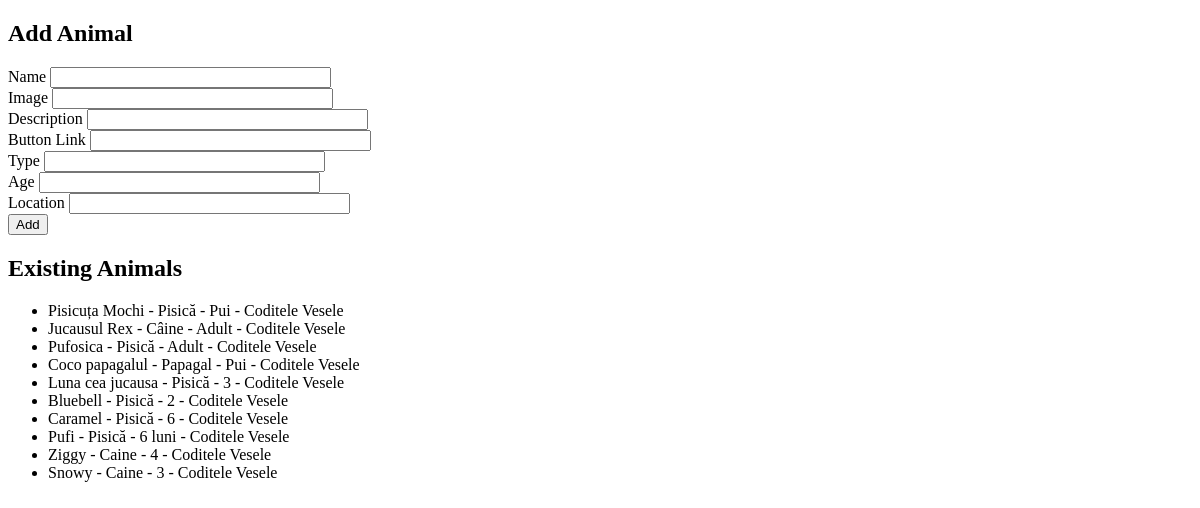
The app's page /add_animal, older data.
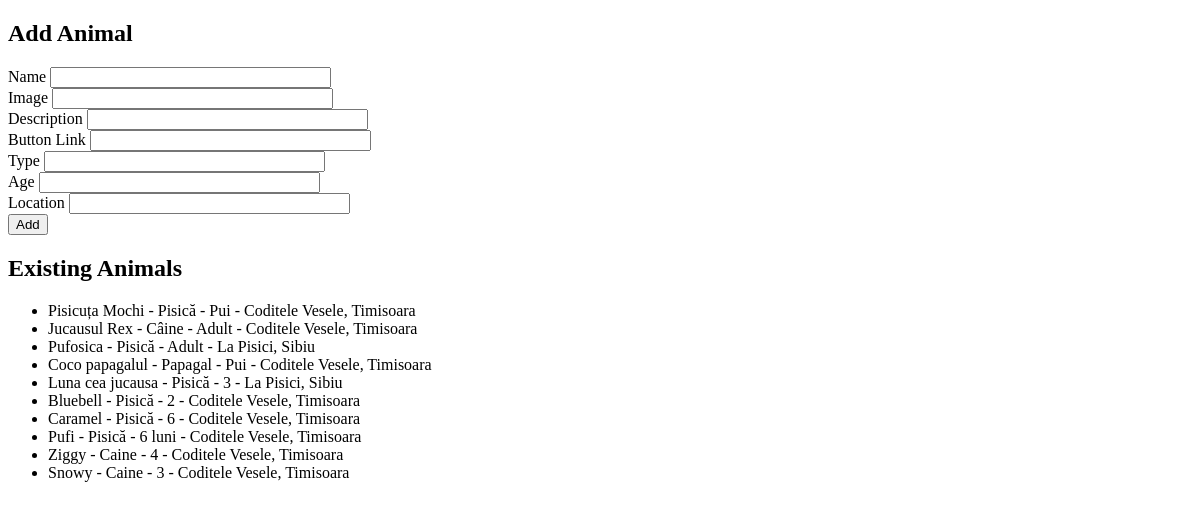
The same page, newer data.
### app.py (models this page shows)
class Animal(db.Model):
    id = db.Column(db.Integer, primary_key=True)
    name = db.Column(db.String(100), nullable=False)
    image = db.Column(db.String(100), nullable=False)
    description = db.Column(db.String(1000), nullable=False)
    history = db.Column(db.String(1000), nullable=True)
    activities = db.Column(db.String(1000), nullable=True)
    relationship = db.Column(db.String(1000), nullable=True)
    special_needs = db.Column(db.String(1000), nullable=True)
    adoption_reason = db.Column(db.String(1000), nullable=True)
    terms = db.Column(db.String(1000), nullable=True)
    button_link = db.Column(db.String(100), nullable=False)
    type = db.Column(db.String(50), nullable=False)
    age = db.Column(db.String(20), nullable=False)
    location = db.Column(db.String(50), nullable=False)
    adopted = db.Column(db.String(5), nullable=True)

### app.py (the view, shortened to what this page needs)
@app.route('/add_animal', methods=['GET', 'POST'])
def add_animal():
    form = AnimalForm()
    animals = Animal.query.all()
    return render_template('add_animal.html', form=form, animals=animals)

### app.py
class AnimalForm(FlaskForm):
    name = StringField('Name', validators=[DataRequired()])
    image = StringField('Image', validators=[DataRequired()])
    description = StringField('Description', validators=[DataRequired()])
    history = StringField('History', validators=[DataRequired()])
    activities = StringField('Activities', validators=[DataRequired()])
    relationship = StringField('Relationship', validators=[DataRequired()])
    special_needs = StringField('Special Needs', validators=[DataRequired()])
    adoption_reason = StringField('Adoption Reason', validators=[DataRequired()])
    terms = StringField('Terms', validators=[DataRequired()])
    button_link = StringField('Button Link', validators=[DataRequired()])
    type = StringField('Type', validators=[DataRequired()])
    age = StringField('Age', validators=[DataRequired()])
    location = StringField('Location', validators=[DataRequired()])
    adopted = StringField('Adopted', validators=[DataRequired()])

### templates/add_animal.html (shortened to what this page needs)
{% extends 'base.html' %}
{% block content %}
    <h2>Add Animal</h2>
    <form method="POST" action="">
        {{ form.name.label }} {{ form.name(size=32) }}<br>
        {{ form.image.label }} {{ form.image(size=32) }}<br>
        {{ form.description.label }} {{ form.description(size=32) }}<br>
        {{ form.button_link.label }} {{ form.button_link(size=32) }}<br>
        {{ form.type.label }} {{ form.type(size=32) }}<br>
        {{ form.age.label }} {{ form.age(size=32) }}<br>
        {{ form.location.label }} {{ form.location(size=32) }}<br>
        <input type="submit" value="Add">
    </form>
    <h2>Existing Animals</h2>
    <ul>
        {% for animal in animals %}
            <li>{{ animal.name }} - {{ animal.type }} - {{ animal.age }} - {{ animal.location }}</li>
        {% endfor %}
    </ul>
{% endblock %}

Row changes from the older to the newer data that the page shows:
changed Animal "Pisicuța Mochi": location "Coditele Vesele" → "Coditele Vesele, Timisoara"
changed Animal "Jucausul Rex": location "Coditele Vesele" → "Coditele Vesele, Timisoara"
changed Animal "Pufosica": location "Coditele Vesele" → "La Pisici, Sibiu"
changed Animal "Coco papagalul": location "Coditele Vesele" → "Coditele Vesele, Timisoara"
changed Animal "Luna cea jucausa": location "Coditele Vesele" → "La Pisici, Sibiu"
changed Animal "Bluebell": location "Coditele Vesele" → "Coditele Vesele, Timisoara"
changed Animal "Caramel": location "Coditele Vesele" → "Coditele Vesele, Timisoara"
changed Animal "Pufi": location "Coditele Vesele" → "Coditele Vesele, Timisoara"
changed Animal "Ziggy": location "Coditele Vesele" → "Coditele Vesele, Timisoara"
changed Animal "Snowy": location "Coditele Vesele" → "Coditele Vesele, Timisoara"
